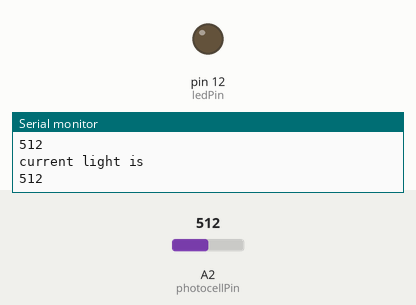
Bench run of a sketch on a simulated Arduino Uno, built with avr-gcc and run on an emulated ATmega328P. Shown: output pins drawn as LEDs (lit = HIGH), the last lines printed to the serial monitor. The inputs (shaded band) are chosen by the test bench; at power-on: A2 (photocellPin) = 512.

Above: at 1.8 s.
1.9 s: A2 (photocellPin) set to 366
3.4 s: A2 (photocellPin) set to 340
At 4.5 s:
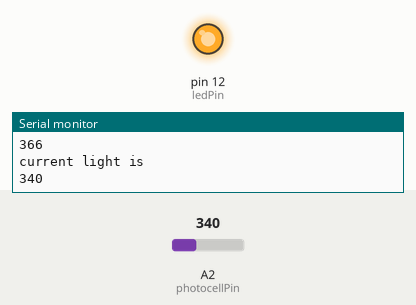
5.5 s: A2 (photocellPin) set to 360
At 7.2 s:
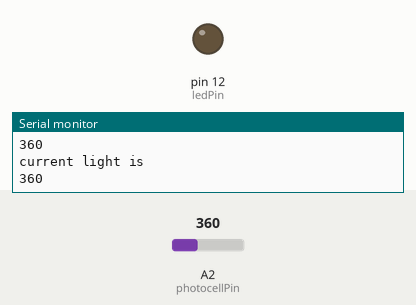
7.5 s: A2 (photocellPin) set to 306
At 8.8 s:
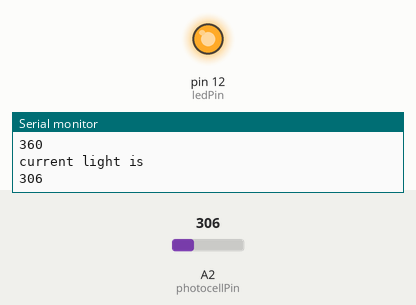
Timing chart, 0 to 10.5 s (numbered marks = the images above; inputs shaded):
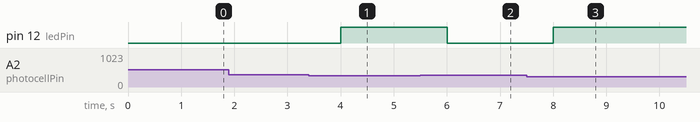

The sketch:

Light_Detection.ino
```cpp
int photocellPin = 2;//define the photocellpin to D2;
int ledPin =12;
int val =0; //val to store the data;
void setup(){
pinMode(ledPin,OUTPUT);//set the ledPin to output;
Serial.begin(9600);
}
void loop(){
val = analogRead(photocellPin);
Serial.println("current light is");
Serial.println(val);
if (val<350){
//512 =2.5V, you can modify this to adjust the sensitivty;
digitalWrite(ledPin,HIGH);
}
else{
digitalWrite(ledPin,LOW);
}
delay(1000);
}
```

Measured:
- the behaviour switches between 350 and 349 on A2 (photocellPin) (found by bisection; images 0 and 1)
- after the input at 3.4 s, pin 12 (ledPin): LOW → HIGH after 0.60 s
- after the input at 5.5 s, pin 12 (ledPin): HIGH → LOW after 0.50 s
- after the input at 7.5 s, pin 12 (ledPin): LOW → HIGH after 0.50 s
